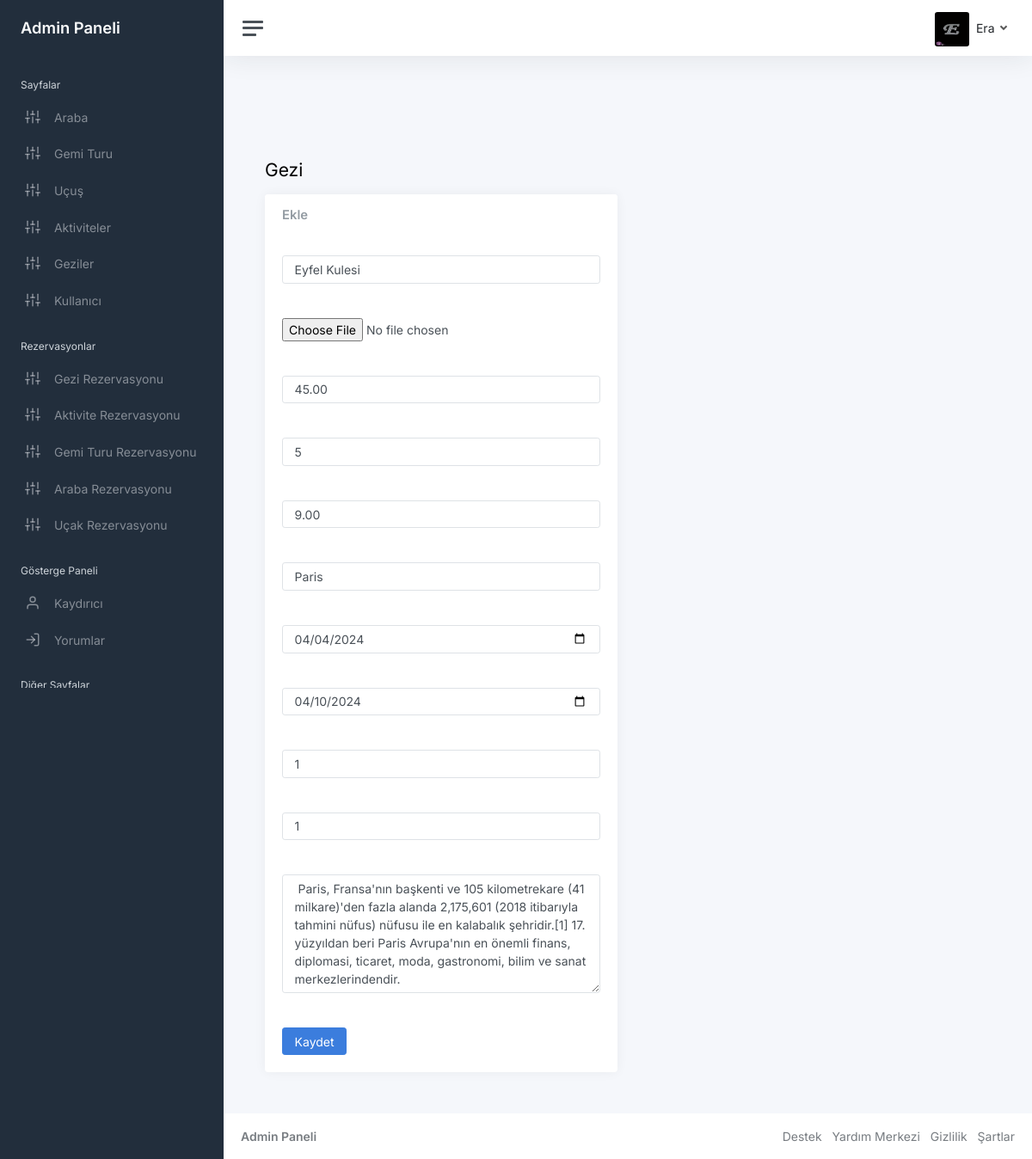
The page /admin/trip-update.php?id=2 (signed in) on the database its author committed.
### tables this page shows
CREATE TABLE `trips` (
  `id` int(11) NOT NULL,
  `title` varchar(200) NOT NULL,
  `image` varchar(200) NOT NULL,
  `price` decimal(4,2) NOT NULL,
  `description` text NOT NULL,
  `score` int(11) NOT NULL,
  `user_rating` decimal(4,2) NOT NULL,
  `destination` varchar(200) NOT NULL,
  `checking` date NOT NULL,
  `checkout` date NOT NULL,
  `adults` int(11) NOT NULL,
  `children` int(11) NOT NULL
);

### admin/trip-update.php (the view, shortened to what this page needs)
<?php require "includes/header.php"?>
<?php
if(isset($_GET['id'])){
    $id = $_GET['id'];
    $stmt= $conn->prepare("SELECT * FROM trips WHERE `id`=:id ");
    $stmt->bindParam(':id',$id, PDO::PARAM_INT);
    $stmt->execute();
    if($stmt->rowCount()==1){
        $row = $stmt->fetch(PDO::FETCH_ASSOC);
        $title = $row['title'];
        $price = $row['price'];
        $description = $row['description'];
        $score = $row['score'];
        $user_rating = $row['user_rating'];
        $destination = $row['destination'];
        $checking = $row['checking'];
        $checkout = $row['checkout'];
        $adults = $row['adults'];
        $children = $row['children'];
    }
    else
    {
        echo "no results";
        exit();
    }
}
else
{
    echo "Error no found";
    exit();
}
?>
<main class="content">
			</main>
			<main class="content">
				<div class="container-fluid p-0">
					<h1 class="h3 mb-3">Gezi</h1>
					<div class="row">
						<div class="col-12 col-lg-6">
							<div class="card">
                                <form method="post" enctype="multipart/form-data">
								<div class="card-header">
									<h5 class="card-title mb-0">Ekle</h5>
								</div>
								<div class="card-body">
									<input type="text" class="form-control" value="<?php echo $title; ?>" name="title" placeholder="Title">
								</div>
								<div class="card-body">
                                    <input type="file"  name="image" placeholder="image" required>
								</div>
								<div class="card-body">
									<input type="text" class="form-control" value="<?php echo $price; ?>" name="price" placeholder="Price">
								</div>
								<div class="card-body">
									<input type="number" class="form-control" value="<?php echo $score; ?>"  name="score" placeholder="score">
								</div>
                                <div class="card-body">
									<input type="text" class="form-control" name="user_rating"  value="<?php echo $user_rating; ?>" placeholder="user_rating">
								</div>
                                <div class="card-body">
									<input type="text" class="form-control" name="destination"  value="<?php echo $destination; ?>" placeholder="destination">
								</div>
                                <div class="card-body">
									<input type="date" class="form-control" name="checking"  value="<?php echo $checking; ?>" placeholder="checking">
								</div>
                                <div class="card-body">
									<input type="date" class="form-control" name="checkout" value="<?php echo $checkout; ?>"  placeholder="checkout">
								</div>
                                <div class="card-body">
									<input type="number" class="form-control" name="adults" value="<?php echo $adults; ?>" placeholder="adults">
								</div>
                                <div class="card-body">
									<input type="number" class="form-control" name="children" value="<?php echo $children; ?>" placeholder="children">
								</div>
								<div class="card-body">
									<textarea class="form-control" rows="6" name="description"   placeholder="description"> <?php echo $description; ?></textarea>
								</div>
								<div class="card-body">
								<button name="submit"  class="btn btn-primary" type="submit" id="form_submit_button" class="form_submit_button button trans_200">Kaydet<span></span><span></span><span></span></button>
								</div>
								</form>
						</div>
					</div>
				</div>
			</main>
<?php require "includes/footer.php"?>

### rows shown on the page
trips: title "Eyfel Kulesi", price "45.00", score "5", user_rating "9.00", destination "Paris", checking "04/04/2024", checkout "04/10/2024", adults "1", children "1", description "Paris, Fransa'nın başkenti ve 105 kilometrekare (41 milkare)'den fazla alanda 2,175,601 (2018 itibarıyla tahmini nüfus) nüfusu ile en kalabalık şehridir.[1] 17. yüzyıldan beri Paris Avrupa'nın en önemli finans, diplomasi, ticaret, moda, gastronomi, bilim ve sanat merkezlerindendir."

### other values the page prints
$_SESSION['admin'] "Era"
